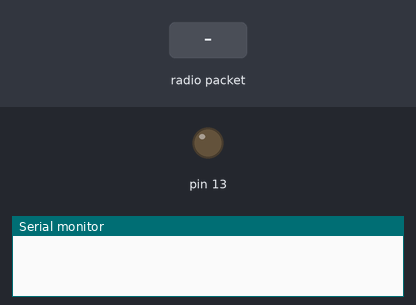
The sketch below on a simulated Arduino Uno, built with avr-gcc and run on an emulated ATmega328P. On the bench: output pins drawn as LEDs (lit = HIGH), the last lines printed to the serial monitor. The inputs (shaded band) are chosen by the test bench. No radio packets arrive unless stated.

Above: at 1.2 s.
1.3 s: radio packet "0" arrives
At 1.82 s:
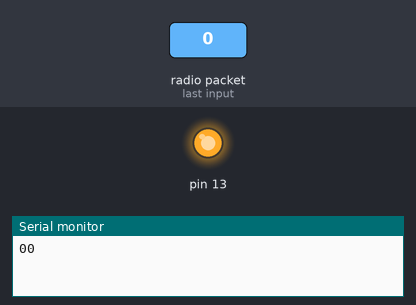
Timing chart, 0 to 4.3 s (numbered marks = the images above; inputs shaded):
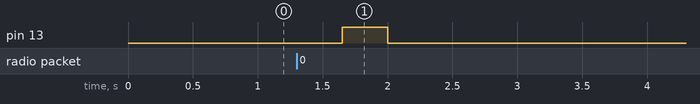

Measured:
- after the input at 1.3 s, pin 13: LOW → HIGH after 0.35 s, → LOW 0.35 s later

The sketch:

ControllerAssembly.ino
```cpp
#include <VirtualWire.h>

//Parking lot status.
int parkingLotStatus[] = {0, 0, 0, 0};
int TOTAL_PARKING_SPACES = 4;

void setup() {
  //Initialize the IO and ISR.
  vw_set_ptt_inverted(true);

  //Define reception pin.
  vw_set_rx_pin(12);

  //Set bits per second.
  vw_setup(4000);

  //Set LED output.
  pinMode(13, OUTPUT);

  //Set data rate.
  Serial.begin(9600);

  //Start reception.
  vw_rx_start();
}

void loop() {
  //Message data structure.
  uint8_t buffer[VW_MAX_MESSAGE_LEN];
  uint8_t bufferLength = VW_MAX_MESSAGE_LEN;

  //Parking space and status parameters.
  int parkingSpaceId = 0;
  int parkingSpaceStatus = 0;

  //Receive message, if any.
  if(vw_get_message(buffer, &bufferLength)) {
    //Determine parking space status.
    if('1' == buffer[1]) {
      //An object detected by sensor assembly.
      parkingSpaceStatus = 1;
    } else {
      //No object detected by sensor assembly.
      parkingSpaceStatus = 0;
    }

    //Determine parking space ID.
    switch(buffer[0]) {
      case '0':
        parkingSpaceId = 0;

        break;
      case '1':
        parkingSpaceId = 1;

        break;
      case '2':
        parkingSpaceId = 2;

        break;
      case '3':
        parkingSpaceId = 3;

        break;
    }

    //Transmit parking space and status parameters.
    Serial.print(parkingSpaceId);
    Serial.println(parkingSpaceStatus);

    //Update parking lot status.
    parkingLotStatus[parkingSpaceId] = parkingSpaceStatus;

    //Update LED status.
    updateLED(parkingLotStatus, TOTAL_PARKING_SPACES);
  }
}

//Turns LED on or off depending on whether some parking space is occupied within given parking lot.
void updateLED(int parkingLotStatus[], int totalParkingSpaces) {
  boolean parkingSpaceOccupied = false;

  //CHeck every parking space status.
  for(int count = 0; count < totalParkingSpaces; count++) {
    if(1 == parkingLotStatus[count]) {
      //Some parking space occupied.
      parkingSpaceOccupied = true;

      break;
    }
  }

  //Blink LED to notify change and signal reception.
  blinkLED();

  //Turn LED on or off depending on whether some parking space is occupied or vacant.
  if(true == parkingSpaceOccupied) {
    //Some parking space occupied.
    turnOnLED();
  } else {
    //No parking space occupied.
    turnOffLED();
  }
}

//Blinks LED once.
void blinkLED() {
  digitalWrite(13, 0);
  delay(350);
  digitalWrite(13, 1);
  delay(350);
  digitalWrite(13, 0);
}

//Turns LED on.
void turnOnLED() {
  digitalWrite(13, 1);
}

//Turns LED off.
void turnOffLED() {
  digitalWrite(13, 0);
}
```
